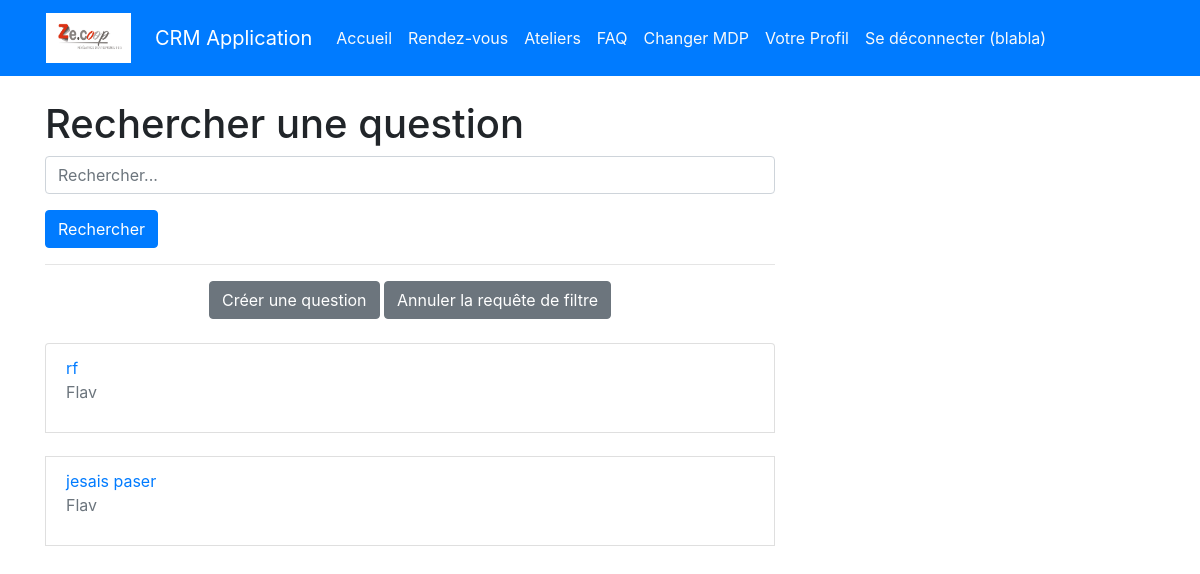
The app's page /faq/ (signed in) with its own data.
### authentification/models.py (models this page shows)
class User(AbstractUser):
    pass

### appflux/models.py (models this page shows, shortened)
class Question(models.Model):
    title = models.CharField(max_length=255)
    content = models.TextField(max_length=5000)
    author = models.ForeignKey(User, on_delete=models.CASCADE)
    created_at = models.DateTimeField(auto_now_add=True)

### appflux/views.py (the view)
# urls.py: path('faq/', appflux.views.question_list, name='question_list'),
@login_required
def question_list(request):
    query = request.GET.get('q')
    if query:
        questions = Question.objects.filter(
            Q(title__icontains=query) | Q(content__icontains=query)
        )
    else:
        questions = Question.objects.all()
    context = {'questions': questions}
    return render(request, 'appflux/question_list.html', context)

### appflux/templates/appflux/question_list.html (shortened to what this page needs)
{% extends 'base.html' %}
{% block content %}
  <div class="container mt-4">
    <div class="row">
      <div class="col-md-8">
        <h1>Rechercher une question</h1>
        <form action="" method="GET">
          <div class="form-group">
            <input type="text" name="q" class="form-control" placeholder="Rechercher...">
          </div>
          <button type="submit" class="btn btn-primary">Rechercher</button>
        </form>
        <hr>
        <div class ="text-center" >
            <a href = "{% url 'question_create'  %}" class="btn btn-secondary"> Créer une question</a>
            <a class=" btn btn-secondary" href="{% url 'question_list' %}">Annuler la requête de filtre</a>
        </div></br>
        {% if questions %}
          <ul class="list-group">
            {% for question in questions %}
              <li class="list-group-item">
                <a href="{% url 'question_detail' question.id %}">{{ question.title }}</a>
                <p class="text-muted">{{ question.author }}</p>
              </li>
            {% empty %}
              <li class="list-group-item">Aucune question trouvée.</li>
            {% endfor %}
          </ul>
        {% else %}
          <p>Aucune question n'a été trouvée.</p>
        {% endif %}
      </div>
    </div>
  </div>
{% endblock %}

### templates/base.html (shortened to what this page needs)
<!doctype html>
{% load static %}
<html lang="en">
<head>
    <link rel="stylesheet" href="https://cdn.jsdelivr.net/npm/bootstrap@4.3.1/dist/css/bootstrap.min.css"
>
</head>
<body>
<div class="bg-primary">
    <div class="container">
        <div class="row">
            <nav class="col navbar navbar-expand-lg navbar-dark">
                <img class="navbar-brand mr-4" src="{% static 'logo.jpg' %}" width="85" height="60" alt="Logo" accept=".jpg,.jpeg,.png"></br>
                <a class="navbar-brand" href="{% url 'home' %}">CRM Application</a>
                <div id="navbarContent" class="collapse navbar-collapse">
                    <ul class="navbar-nav">
                        {% if user.is_authenticated %}
                        <li class="nav-item ">
                            <a class="nav-link text-light"
                               href="{% url 'home' %}">Accueil</a>
                        <li class="nav-item">
                            <a class="nav-link text-light"
                               href="{% url 'rendezvous' %}">Rendez-vous</a>
                        </li>
                        <li class="nav-item">
                            <a class="nav-link text-light"
                               href="{% url 'evenements' %}">Ateliers</a>
                        </li>
                        <li class="nav-item">
                            <a class="nav-link text-light"
                               href="{% url  'question_list'  %}">FAQ</a>
                        </li>
                        <li class="nav-item ">
                            <a class="nav-link text-light"
                               href="{% url 'password_change' %}">Changer
                                MDP</a>
                        </li>
                        <li class="nav-item ">
                            <a class= "nav-link text-light"href="{% url 'profile' %}" title="Update my profile">Votre Profil </a>
                        </li>
                        <li class="nav-item ">
                            <a class="nav-link text-light" href="{% url 'logout' %}">Se
                                déconnecter ({{ request.user }})</a>
                        {% endif %}
                    </ul>
                </div>
            </nav>
        </div>
    </div>
</div>
{% block content %}
{% endblock content %}
</body>
</html>

### records on screen
User: user "blabla"
Question: title "rf", author "Flav"
Question: title "jesais paser", author "Flav"
